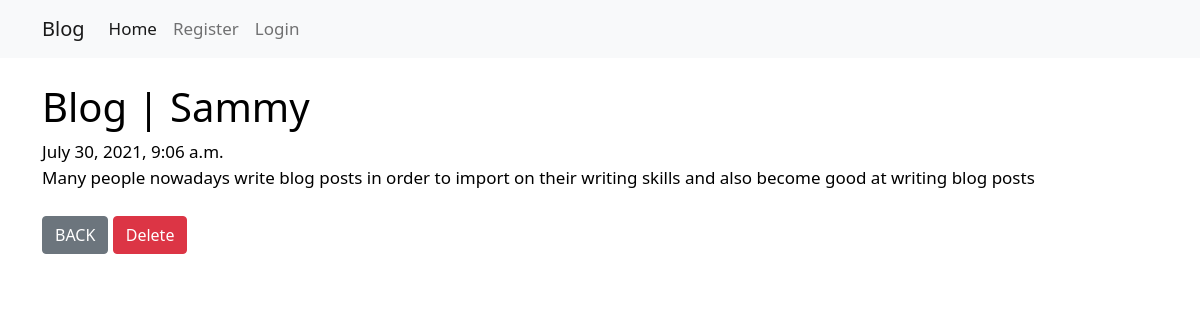
Page /article/3 on the committed database.
### posts/models.py (models this page shows, shortened)
class Post(models.Model):
    title = models.CharField(max_length=225)
    author = models.CharField(max_length=225)
    category = models.CharField(max_length=225, default="coding")
    date = models.DateTimeField(auto_now_add=True)
    body = models.TextField()

### posts/views.py (the view)
# urls.py: path('article/<int:pk>', ArticalDetailView.as_view(), name="article"),
class ArticalDetailView(DetailView):
    model = Post
    template_name = 'base/detail.html'

### posts/templates/base/detail.html
{% extends 'base/layout.html' %}
    {% block body %}
        <div class="container">
            <br>
            <div class="section">
                <h1>{{ post.title }} | {{ post.author }}</h1>
                    {{ post.date }} <br>
                    {{ post.body }}
            </div> <br>
            <div class="reverse">
                <a class="btn btn-secondary" href="{% url 'home' %}">BACK</a>
                <a class="btn btn-danger" href="{% url 'delete' post.pk %}">Delete</a>
            </div>
        </div>
    {% endblock %}

### posts/templates/base/layout.html (style rules this page uses)
body { color: #000; background-color: #fff; font-size: 17px; font-family: 'Segoe UI', Tahoma, Geneva, Verdana, sans-serif; box-sizing: border-box; }
a { text-decoration: none; color: #000; }

### rows in the picture
Post: title "Blog", author "Sammy", date "July 30, 2021, 9:06 a.m.", body "Many people nowadays write blog posts in order to import on their writing skills and also become good at writing blog posts"
